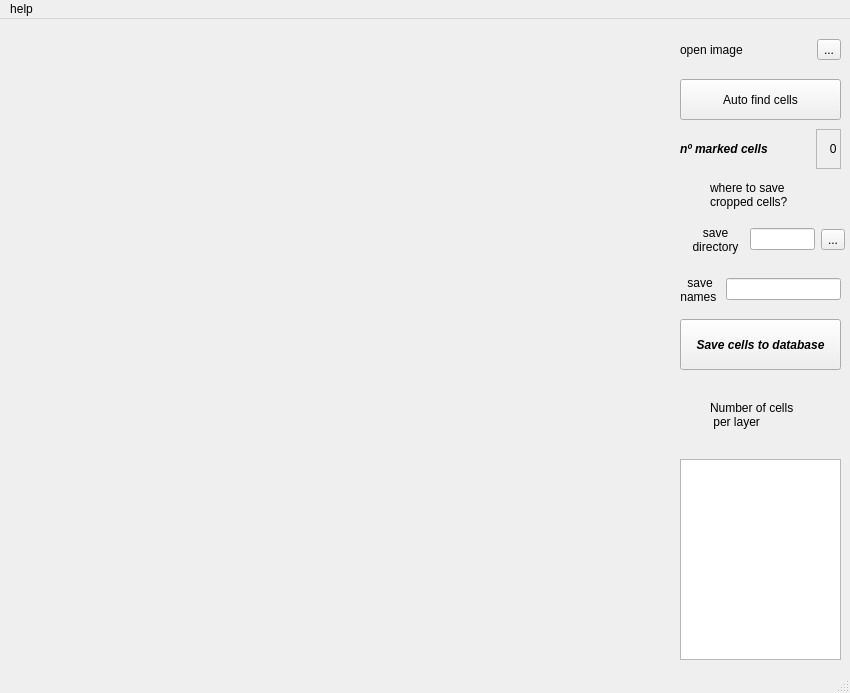
<?xml version="1.0" encoding="UTF-8"?>
<ui version="4.0">
 <class>MainWindow</class>
 <widget class="QMainWindow" name="MainWindow">
  <property name="geometry">
   <rect>
    <x>0</x>
    <y>0</y>
    <width>850</width>
    <height>693</height>
   </rect>
  </property>
  <property name="minimumSize">
   <size>
    <width>800</width>
    <height>693</height>
   </size>
  </property>
  <property name="maximumSize">
   <size>
    <width>850</width>
    <height>693</height>
   </size>
  </property>
  <property name="windowTitle">
   <string>mitotic index calculator</string>
  </property>
  <property name="windowIcon">
   <iconset>
    <normaloff>mitoticindex.png</normaloff>mitoticindex.png</iconset>
  </property>
  <property name="windowOpacity">
   <double>1.000000000000000</double>
  </property>
  <property name="tabShape">
   <enum>QTabWidget::Rounded</enum>
  </property>
  <widget class="QWidget" name="centralwidget">
   <widget class="QWidget" name="horizontalLayoutWidget_4">
    <property name="geometry">
     <rect>
      <x>680</x>
      <y>10</y>
      <width>161</width>
      <height>41</height>
     </rect>
    </property>
    <layout class="QHBoxLayout" name="horizontalLayout_8">
     <item>
      <widget class="QLabel" name="label_11">
       <property name="text">
        <string>open image</string>
       </property>
      </widget>
     </item>
     <item>
      <widget class="QToolButton" name="imageviewbutton">
       <property name="text">
        <string>...</string>
       </property>
      </widget>
     </item>
    </layout>
   </widget>
   <widget class="QPushButton" name="FindCells">
    <property name="geometry">
     <rect>
      <x>680</x>
      <y>60</y>
      <width>161</width>
      <height>41</height>
     </rect>
    </property>
    <property name="text">
     <string>Auto find cells</string>
    </property>
   </widget>
   <widget class="QPushButton" name="AddClassified">
    <property name="geometry">
     <rect>
      <x>680</x>
      <y>300</y>
      <width>161</width>
      <height>51</height>
     </rect>
    </property>
    <property name="font">
     <font>
      <pointsize>9</pointsize>
      <weight>75</weight>
      <italic>true</italic>
      <bold>true</bold>
     </font>
    </property>
    <property name="text">
     <string>Save cells to database</string>
    </property>
   </widget>
   <widget class="QWidget" name="verticalLayoutWidget">
    <property name="geometry">
     <rect>
      <x>10</x>
      <y>10</y>
      <width>661</width>
      <height>631</height>
     </rect>
    </property>
    <layout class="QVBoxLayout" name="mplvl">
     <item>
      <widget class="QWidget" name="widget" native="true">
       <property name="mouseTracking">
        <bool>true</bool>
       </property>
      </widget>
     </item>
    </layout>
   </widget>
   <widget class="QWidget" name="horizontalLayoutWidget_6">
    <property name="geometry">
     <rect>
      <x>680</x>
      <y>110</y>
      <width>161</width>
      <height>40</height>
     </rect>
    </property>
    <layout class="QHBoxLayout" name="horizontalLayout_4">
     <item>
      <widget class="QLabel" name="label_5">
       <property name="font">
        <font>
         <pointsize>9</pointsize>
         <weight>75</weight>
         <italic>true</italic>
         <bold>true</bold>
        </font>
       </property>
       <property name="text">
        <string>nº marked cells </string>
       </property>
      </widget>
     </item>
     <item>
      <spacer name="horizontalSpacer">
       <property name="orientation">
        <enum>Qt::Horizontal</enum>
       </property>
       <property name="sizeHint" stdset="0">
        <size>
         <width>38</width>
         <height>38</height>
        </size>
       </property>
      </spacer>
     </item>
     <item>
      <widget class="QLabel" name="nMarkedCells">
       <property name="frameShape">
        <enum>QFrame::StyledPanel</enum>
       </property>
       <property name="text">
        <string>   0</string>
       </property>
      </widget>
     </item>
    </layout>
   </widget>
   <widget class="QWidget" name="gridLayoutWidget">
    <property name="geometry">
     <rect>
      <x>680</x>
      <y>440</y>
      <width>161</width>
      <height>201</height>
     </rect>
    </property>
    <layout class="QGridLayout" name="layout">
     <item row="0" column="0">
      <widget class="QTableWidget" name="table">
       <attribute name="horizontalHeaderStretchLastSection">
        <bool>true</bool>
       </attribute>
       <attribute name="verticalHeaderVisible">
        <bool>false</bool>
       </attribute>
       <attribute name="verticalHeaderHighlightSections">
        <bool>true</bool>
       </attribute>
      </widget>
     </item>
    </layout>
   </widget>
   <widget class="QWidget" name="horizontalLayoutWidget_7">
    <property name="geometry">
     <rect>
      <x>680</x>
      <y>250</y>
      <width>161</width>
      <height>41</height>
     </rect>
    </property>
    <layout class="QHBoxLayout" name="horizontalLayout_5">
     <item>
      <widget class="QLabel" name="label_14">
       <property name="text">
        <string>save
names </string>
       </property>
       <property name="alignment">
        <set>Qt::AlignCenter</set>
       </property>
      </widget>
     </item>
     <item>
      <widget class="QLineEdit" name="saveNames"/>
     </item>
    </layout>
   </widget>
   <widget class="QWidget" name="horizontalLayoutWidget_10">
    <property name="geometry">
     <rect>
      <x>680</x>
      <y>200</y>
      <width>71</width>
      <height>41</height>
     </rect>
    </property>
    <layout class="QHBoxLayout" name="horizontalLayout_10">
     <item>
      <widget class="QLabel" name="label_3">
       <property name="autoFillBackground">
        <bool>false</bool>
       </property>
       <property name="frameShape">
        <enum>QFrame::NoFrame</enum>
       </property>
       <property name="text">
        <string>save
directory</string>
       </property>
       <property name="alignment">
        <set>Qt::AlignCenter</set>
       </property>
      </widget>
     </item>
    </layout>
   </widget>
   <widget class="QWidget" name="horizontalLayoutWidget_11">
    <property name="geometry">
     <rect>
      <x>750</x>
      <y>200</y>
      <width>95</width>
      <height>41</height>
     </rect>
    </property>
    <layout class="QHBoxLayout" name="horizontalLayout_11">
     <item>
      <widget class="QLineEdit" name="saveDir"/>
     </item>
     <item>
      <widget class="QToolButton" name="dirButton">
       <property name="text">
        <string>...</string>
       </property>
      </widget>
     </item>
    </layout>
   </widget>
   <widget class="QLabel" name="label_7">
    <property name="geometry">
     <rect>
      <x>710</x>
      <y>160</y>
      <width>101</width>
      <height>31</height>
     </rect>
    </property>
    <property name="text">
     <string>where to save
cropped cells?</string>
    </property>
   </widget>
   <widget class="QLabel" name="label_8">
    <property name="geometry">
     <rect>
      <x>710</x>
      <y>380</y>
      <width>101</width>
      <height>31</height>
     </rect>
    </property>
    <property name="text">
     <string>Number of cells 
 per layer</string>
    </property>
   </widget>
  </widget>
  <widget class="QMenuBar" name="menubar">
   <property name="geometry">
    <rect>
     <x>0</x>
     <y>0</y>
     <width>850</width>
     <height>22</height>
    </rect>
   </property>
   <widget class="QMenu" name="menuHelp">
    <property name="title">
     <string>help</string>
    </property>
    <addaction name="actionHow_to_run"/>
   </widget>
   <addaction name="menuHelp"/>
  </widget>
  <widget class="QStatusBar" name="statusbar"/>
  <action name="actionHow_to_run">
   <property name="text">
    <string>how to run</string>
   </property>
  </action>
 </widget>
 <resources/>
 <connections/>
</ui>
